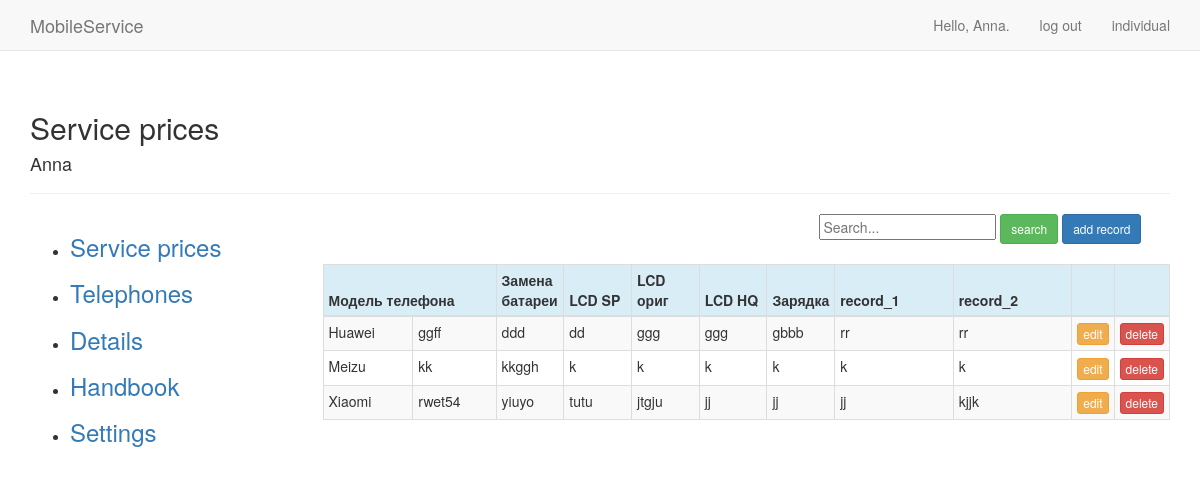
Screenshot of /users/service_prices/ (signed in) with the database file from the repository.
### users/models.py (models this page shows, shortened)
class Price_list(models.Model):
    """модели"""
    SAM = 'Samsung'
    ALK = 'Alkatel'
    ASE = 'Aser'
    AMI = 'Amigo'
    AMO = 'Amoi'
    APL = 'IPhone'
    ASU = 'Asus'
    BBR = 'BlackBerry'
    BVI = 'BlackView'
    BLU = 'BLU'
    BQ = 'BQ'
    CAT = 'CAT'
    CAP = 'Caterpillar'
    COO = 'Coolpad'
    CUB = 'Cubot'
    DOO = 'Doogee'
    DOR = 'Doro'
    EST = 'Estar'
    ELE = 'Elephone'
    GIG = 'Gigabyte'
    GET = 'Getnord'
    GOO = 'Google'
    HTC = 'HTC'
    HP = 'HP'
    HOM = 'HomTom'
    KAZ = 'Kazam'
    MYP = 'MyPhone'
    NOU = 'Nous'
    ONE = 'OnePlus'
    OUK = 'Oukitel'
    PRE = 'Prestigio'
    ZTE = 'ZTE'
    ZOP = 'Zopo'
    HUA = 'Huawei'
    LEN = 'Lenovo'
    SON = 'Sony'
    LG = 'LG'
    MEI = 'Meizu'
    XIA = 'Xiaomi'
    MIR = 'Microsoft'
    NOK = 'Nokia'
    OTH = '------->'
    BRAND = ((APL, 'IPhone'), (SAM, 'Samsung'), (HUA, 'Huawei'), (MEI, 'Meizu'), (XIA, 'Xiaomi'), (NOK, 'Nokia'),
        (MIR, 'Microsoft'),(PRE, 'Prestigio'), (SON, 'Sony'), (ALK, 'Alcatel'), (ASU, 'Asus'), (ASE, 'Aser'),
        (AMI, 'Amigo'),(AMO, 'Amoi'),(BVI, 'BlackView'), (BLU, 'BLU'), (BQ, 'BQ'), (BBR, 'BlackBerry'),
        (CAT, 'CAT'), (CAP, 'Caterpillar'),(COO, 'Coolpad'),(CUB, 'Cubot'), (DOO, 'Doogee'), (DOR, 'Doro'),
        (ELE, 'Elephone'), (EST, 'Estar'), (GIG, 'Gigabyte'),(GET, 'Getnord'),(GOO, 'Google'), (HTC, 'HTC'),
        (HOM, 'HomTom'), (HP, 'HP'), (KAZ, 'Kazam'), (LEN, 'Lenovo'), (LG, 'Lg'),(MYP, 'MyPhone'),
        (NOU, 'Nous'), (ONE, 'OnePlus'), (OUK, 'Oukitel'), (ZOP, 'Zopo'), (ZTE, 'ZTE'), (OTH, '------->'))
    user_model = models.CharField(max_length=20,choices=BRAND)
    user_model_1 = models.CharField(max_length=20)
    battery_type = models.CharField(max_length=20,default='*')
    battery_replacement = models.CharField(max_length=6,default='*')
    LCD_SP = models.CharField(max_length=6,default='*')
    LCD_orig = models.CharField(max_length=6,default='*')
    LCD_HQ =  models.CharField(max_length=6,default='*')
    charging = models.CharField(max_length=6,default='*')
    record_1 = models.CharField(max_length=20,default='*')
    record_2 = models.CharField(max_length=20,default='*')
    record_3 = models.CharField(max_length=20,default='*')
    owner = models.ForeignKey(User, on_delete=models.CASCADE)

### users/views.py (the view)
# urls.py: path('service_prices/', views.service_prices, name='service_prices'),
@login_required
def service_prices(request):
    prices = Price_list.objects.filter(owner=request.user).order_by('user_model','user_model_1')
    context = {'prices': prices}
    return render(request, 'users/service_prices.html', context)

### users/templates/users/service_prices.html (shortened to what this page needs)
{% extends "mobile/base_1.html" %}
{% load bootstrap3 %}
{% block header %}
  <h2>Service prices</h2><h4>{{user.username}}</h4>
{% endblock header %}
{% block content %}
  <div class="row">
    <div class="col-sm-offset-7">
      <form action="{% url 'users:service_search' %}" method="get" autocomplete="off" >
        <input name="q" type="text" placeholder="Search...">
        <button type="submit" class="btn btn-success btn-sm">search</button>
        <a href="{% url 'users:service_new_record' %}" class="btn btn-primary btn-sm">add record</a>
      </form>
    </div>
  </div>
  <div class="row">
    <div class="col-sm-8">
    </div>
  </div>
<table class="table table-striped table-bordered table-condensed table-hover">
    <thead>
      <tr class="info">
        <th colspan="2">Модель телефона</th>
        <th style="width:8%">Замена батареи</th>
        <th style="width:8%">LCD SP</th>
        <th style="width:8%">LCD ориг</th>
        <th style="width:8%">LCD HQ</th>
        <th style="width:8%">Зарядка</th>
        <th style="width:14%">record_1</th>
        <th style="width:14%">record_2</th>
        <th style="width:5%"></th>
        <th style="width:5%"></th>
      </tr>
    </thead>
    <tbody>
      {% for price in prices %}
        <tr>
          <td>{{price.user_model}}</td>
          <td>{{price.user_model_1}}</td>
          <td>{{price.battery_replacement}}</td>
          <td>{{price.LCD_SP}}</td>
          <td>{{price.LCD_orig}}</td>
          <td>{{price.LCD_HQ}}</td>
          <td>{{price.charging}}</td>
          <td>{{price.record_1}}</td>
          <td>{{price.record_2}}</td>
          <td><a href="{% url 'users:service_edit' price.id %}" class="btn btn-warning btn-xs">edit</a></td>
          <td><a href="{% url 'users:service_delete' price.id %}" class="btn btn-danger btn-xs">delete</a></td>
        </tr>
      {% endfor %}
     </tbody>
 </table>
{% endblock content %}

### mobile/templates/mobile/base_1.html (shortened to what this page needs)
{% load bootstrap3 %}
<!DOCTYPE html>
<html lang="en">
  <head>
    {% bootstrap_css %}
  </head>
  <body>
    <nav class="navbar navbar-default navbar-static-top">
      <div class="container">
        <div class="navbar-header">
          <a class="navbar-brand" href="{% url 'mobile:index' %}">
              MobileService</a>
        </div>
        <div id="navbar" class="navbar-collapse collapse">
          <ul class="nav navbar-nav navbar-right">
            {% if user.is_authenticated %}
              <li><a>Hello, {{ user.username }}.</a></li>
              <li><a href="{% url 'users:logout' %}">log out</a></li>
              <li><a href="{% url 'users:individual' %}">individual</a></li>
            {% else %}
              <li><a href="{% url 'users:register' %}">register</a></li>
              <li><a href="{% url 'users:login' %}">log in</a></li>
            {% endif %}
          </ul>
        </div>
      </div>
    </nav>
    <div class="container">
      <div class="page-header">
        {% block header %}{% endblock header %}
        </div>
      <div class="row">
        <div class="col-xs-12 col-sm-3">
          <ul class="rounded">
            <li><a href="{% url 'users:service_prices' %}"><h3>Service prices</h3></a></li>
            <li><a href="{% url 'mobile:telephones' %}"><h3>Telephones</h3></a></li>
            <li><a href="{% url 'users:details' %}"><h3>Details</h3></a></li>
            <li><a href="{% url 'users:handbook' %}"><h3>Handbook</h3></a></li>
            <li><a href="{% url 'users:settings' %}"><h3>Settings</h3></a></li>
          </ul>
        </div>
        <div class="col-xs-12 col-sm-9">
          <div>
           {% block content %}{% endblock content %}
          </div>
        </div>
    </div>
  </body>
</html>

### rows the page displays
Price_list: user_model "Huawei", user_model_1 "ggff", battery_replacement "ddd", LCD_SP "dd", LCD_orig "ggg", LCD_HQ "ggg", charging "gbbb", record_1 "rr", record_2 "rr"
Price_list: user_model "Meizu", user_model_1 "kk", battery_replacement "kkggh", LCD_SP "k", LCD_orig "k", LCD_HQ "k", charging "k", record_1 "k", record_2 "k"
Price_list: user_model "Xiaomi", user_model_1 "rwet54", battery_replacement "yiuyo", LCD_SP "tutu", LCD_orig "jtgju", LCD_HQ "jj", charging "jj", record_1 "jj", record_2 "kjjk"

### other values shown
{{ user.username }} "Anna"
